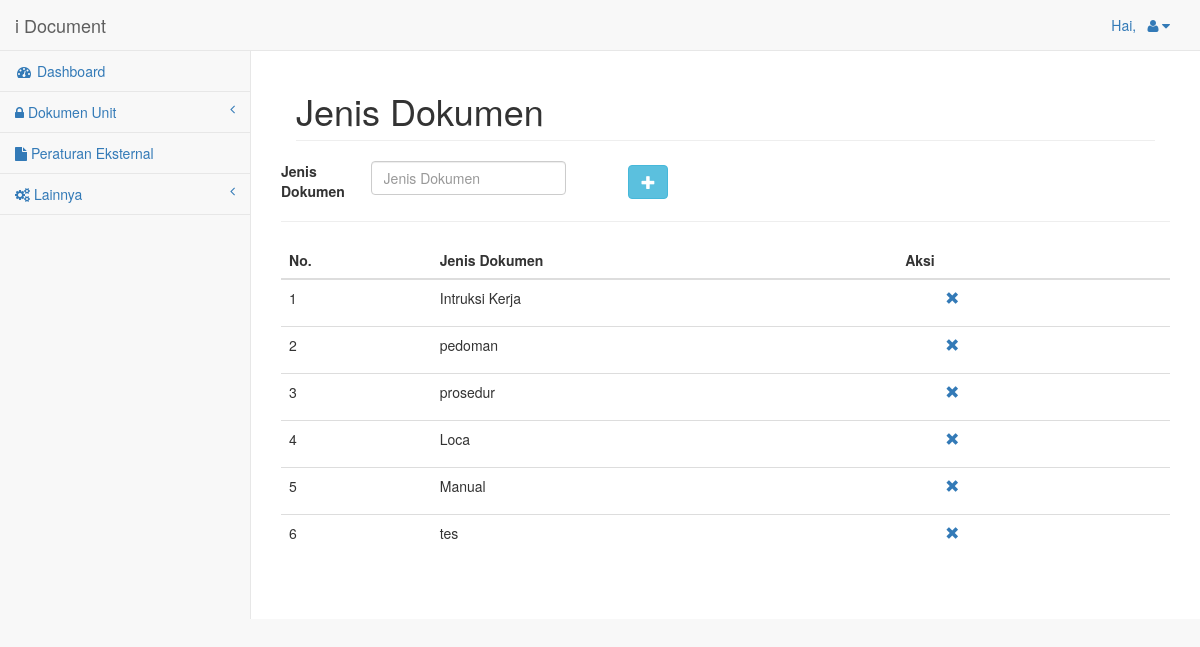
/index.php/staff/formTambahJenis, run on the app's committed database.
### tables this page shows
CREATE TABLE `tb_jenis_dokumen` (
  `id_jenis_dokumen` int(10) NOT NULL AUTO_INCREMENT,
  `jenis_dokumen` varchar(50) NOT NULL,
  PRIMARY KEY (`id_jenis_dokumen`)
);

### application/controllers/Staff.php (called while the page is built, shortened)
<?php if ( ! defined('BASEPATH')) exit('No direct script access allowed');
class Staff extends CI_Controller {
	public function __construct(){
		$this->load->model('model_peraturan');
		$this->load->model('model_dokumen_baru');
		$this->load->model('model_catatan_mutu');
		$this->load->model('model_login');
		 $this->load->helper('url');
		  $this->load->library('form_validation');
		  $this->load->library('session');
	}
	public function formTambahJenis(){
		$data['title']='Settings Jenis';
		$data['tb_jenis_dokumen']=$this->model_dokumen_baru->get_jenis_dokumen();
		$this->load->view('staff/header',$data);
		$this->load->view('staff/formTambahJenis',$data);
	}
}

### index.php (called while the page is built, shortened)
<?php
require_once BASEPATH.'core/CodeIgniter.php';

### application/models/model_dokumen_baru.php (called while the page is built, shortened)
<?php
class model_dokumen_baru extends CI_Model{
  function get_jenis_dokumen(){
		$data=array();
    	$query = $this->db->get('tb_jenis_dokumen');
    	if($query->num_rows()>0){
    		foreach ($query->result_array() as $row) {
    			$data[]=$row;
    		}
    	}
    	return $data;
	}
}
?>

### application/views/staff/formTambahJenis.php (the view, shortened to what this page needs)
<div id="page-wrapper">
   	<div class="col-lg-12">
        <h1 class="page-header">Jenis Dokumen</h1>
    </div>
        <div class="row">
             <form class="form-inline" action="<?php echo base_url('staff/addJenis')?>" method="post" enctype="multipart/form-data" role="form">
                    <div class="form-group">
                        <label class="col-md-3 control-label" for="jenis_dokumen">Jenis Dokumen</label>
                            <div class="col-md-6">
                                <input id="jenis_dokumen" name="jenis_dokumen" type="text" placeholder="Jenis Dokumen" class="form-control">
                            </div>
                    </div>
                    <button class="btn btn-info glyphicon glyphicon-plus" type="submit"></button>
            </form>
        </div>
        <hr>
         <table width="100%" class="table">
                <thead>
                    <tr>
                        <th align="center">No.</th>
                        <th data-field="kode">Jenis Dokumen</th>
                        <th colspan="1">Aksi</th>
                    </tr>
                </thead>
                <tbody>
                    <?php $no=1;
                    foreach ($tb_jenis_dokumen as $j) { ?>
                    <tr>
                        <td><?php echo $no++; ?></td>
                        <td><?php echo $j['jenis_dokumen'];?></td>
                        <td>
                            <ul style="list-style-type: none;">
                                    <li><a href="<?php echo base_url('staff/hapusJenis/'.$j['id_jenis_dokumen']);?>" class="glyphicon glyphicon-remove" onclick="return confirm('Anda akan menghapus regulator ini?');"></a>
                                 </li>
                            </ul>
                        </td>
                    </tr>
                    <?php } ?>
                </tbody>
            </table>
</div>
</body>
</html>

### data on the page
tb_jenis_dokumen: jenis_dokumen "Intruksi Kerja"
tb_jenis_dokumen: jenis_dokumen "pedoman"
tb_jenis_dokumen: jenis_dokumen "prosedur"
tb_jenis_dokumen: jenis_dokumen "Loca"
tb_jenis_dokumen: jenis_dokumen "Manual"
tb_jenis_dokumen: jenis_dokumen "tes"
